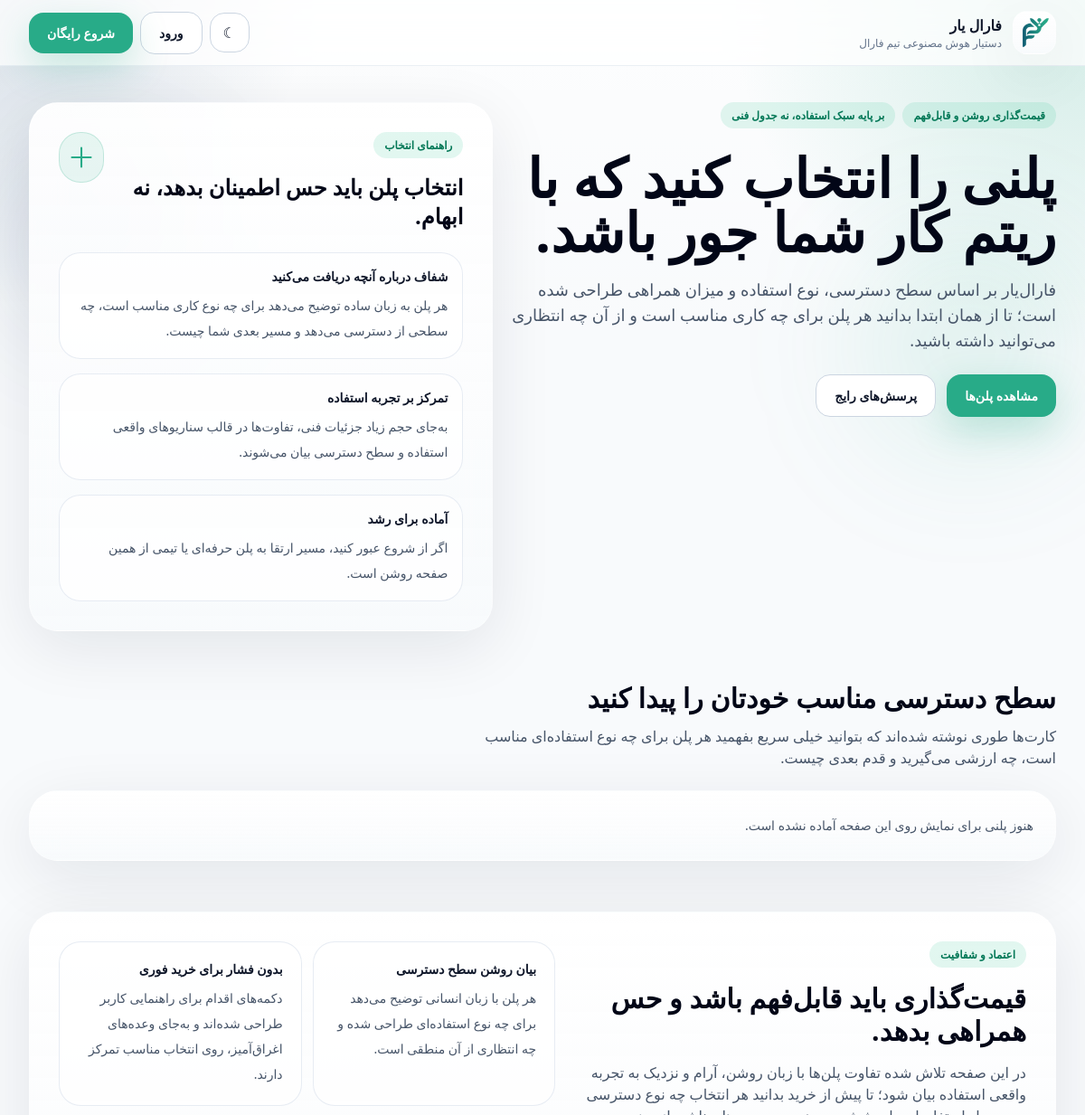
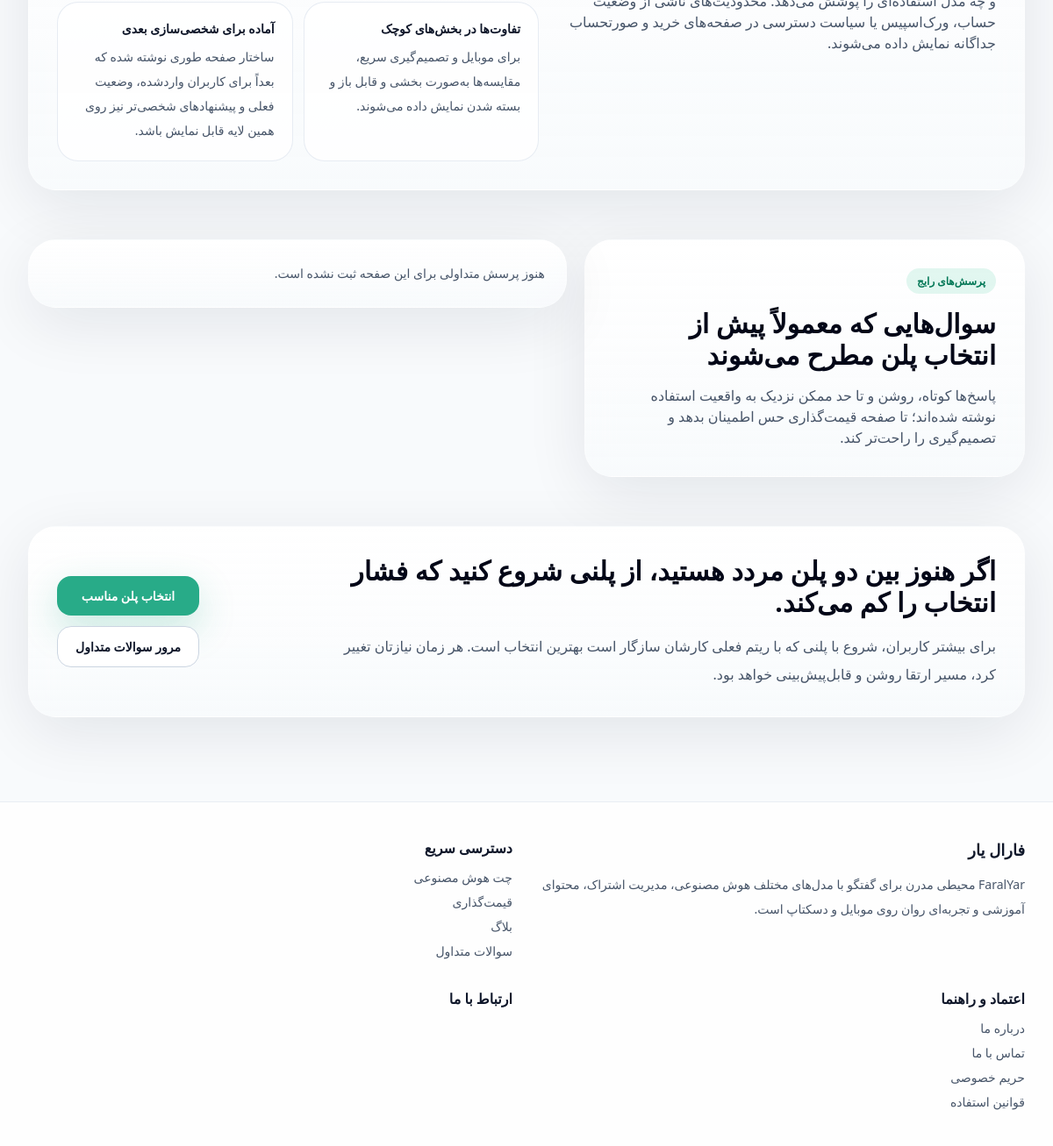
The page /pricing/ on the database its author committed (2 pictures, top to bottom).
### core/models.py (models this page shows, shortened)
class TimeStampedModel(models.Model):
    created_at = models.DateTimeField(auto_now_add=True)
    updated_at = models.DateTimeField(auto_now=True)
    class Meta:
        abstract = True

class SiteSetting(TimeStampedModel):
    site_name_fa = models.CharField(max_length=120, default="فارال یار")
    site_name_en = models.CharField(max_length=120, default="FaralYar")
    tagline = models.CharField(max_length=240, default="دستیار هوش مصنوعی تیم فارال")
    hero_title = models.CharField(max_length=240, default="دستیار هوش مصنوعی فارسی برای تیم‌ها و کاربران حرفه‌ای")
    hero_subtitle = models.TextField(
        default="FaralYar محیطی مدرن برای گفتگو با مدل‌های مختلف هوش مصنوعی، مدیریت اشتراک، محتوای آموزشی و تجربه‌ای روان روی موبایل و دسکتاپ است."
    )
    support_email = models.EmailField(blank=True)
    support_phone = models.CharField(max_length=32, blank=True)
    address = models.CharField(max_length=255, blank=True)
    telegram_url = models.URLField(blank=True)
    instagram_url = models.URLField(blank=True)
    linkedin_url = models.URLField(blank=True)
    x_url = models.URLField(blank=True)
    light_logo = models.CharField(max_length=255, default="branding/faralyar-main.png")
    dark_logo = models.CharField(max_length=255, default="branding/farayarl-white.png")
    mono_dark_logo = models.CharField(max_length=255, default="branding/faralyar-black.png")
    mono_light_logo = models.CharField(max_length=255, default="branding/farayarl-white.png")
    green_logo = models.CharField(max_length=255, default="branding/faralyar-green.png")
    blue_logo = models.CharField(max_length=255, default="branding/faralyar-blue.png")
    primary_color = models.CharField(max_length=7, default="#28ab88")
    secondary_color = models.CharField(max_length=7, default="#013366")
    otp_provider_name = models.CharField(max_length=80, blank=True)
    otp_provider_api_key = models.CharField(max_length=255, blank=True)
    otp_provider_sender = models.CharField(max_length=120, blank=True)
    zarinpal_merchant_id = models.CharField(max_length=255, blank=True)
    zarinpal_sandbox = models.BooleanField(default=True)
    payment_guide_text = models.TextField(blank=True)
    payment_guide_url = models.URLField(blank=True)
    free_guest_message_limit = models.PositiveSmallIntegerField(default=5)
    class Meta:
        verbose_name = "تنظیمات سایت"
        verbose_name_plural = "تنظیمات سایت"
    @classmethod
    def get_solo(cls):
        setting, _ = cls.objects.get_or_create(pk=1)
        return setting

class TextSnippet(TimeStampedModel):
    group = models.CharField(max_length=80, default="general")
    key = models.SlugField(max_length=160, unique=True)
    title = models.CharField(max_length=160)
    text = models.TextField()
    help_text = models.CharField(max_length=255, blank=True)
    is_active = models.BooleanField(default=True)
    class Meta:
        ordering = ["group", "title"]
        verbose_name = "متن سایت"
        verbose_name_plural = "متن‌های سایت"

### core/views.py (the view)
# urls.py: path("pricing/", views.pricing, name="pricing"),
def pricing(request):
    return render(
        request,
        "public/pricing.html",
        {"plans": Plan.objects.filter(is_active=True).prefetch_related("allowed_models")},
    )

### templates/public/pricing.html (shortened to what this page needs)
{% extends 'base.html' %}
{% block content %}
  <section class="section-shell pt-8 sm:pt-10">
    <div class="grid gap-5 lg:grid-cols-[1.08fr_0.92fr] lg:items-start">
      <div class="space-y-6">
        <div class="flex flex-wrap gap-2">
          <span class="badge">{{ pricing_badges.0|default:'قیمت‌گذاری روشن و قابل‌فهم' }}</span>
          <span class="badge">{{ pricing_badges.1|default:'بر پایه سبک استفاده، نه جدول فنی' }}</span>
        </div>
        <div class="max-w-3xl">
          <h1 class="text-4xl font-black leading-[1.2] text-slate-950 dark:text-white sm:text-5xl lg:text-6xl">
            {{ pricing_heading|default:'پلنی را انتخاب کنید که با ریتم کار شما جور باشد.' }}
          </h1>
          <p class="mt-5 max-w-2xl text-base leading-8 text-slate-600 dark:text-slate-300 sm:text-lg">
            {{ pricing_subheading|default:'فارال‌یار بر اساس سطح دسترسی، نوع استفاده و میزان همراهی طراحی شده است؛ تا از همان ابتدا بدانید هر پلن برای چه کاری مناسب است و از آن چه انتظاری می‌توانید داشته باشید.' }}
          </p>
        </div>
        <div class="flex flex-col gap-3 sm:flex-row">
          <a href="{{ primary_cta_url|default:'#pricing-plans' }}" class="btn-primary w-full sm:w-auto">
            {{ primary_cta_label|default:'مشاهده پلن‌ها' }}
          </a>
          <a href="{{ secondary_cta_url|default:'#pricing-faq' }}" class="btn-secondary w-full sm:w-auto">
            {{ secondary_cta_label|default:'پرسش‌های رایج' }}
          </a>
        </div>
      </div>
      <aside class="panel-soft overflow-hidden p-6 sm:p-8">
        <div class="flex items-start justify-between gap-4">
          <div>
            <span class="badge">{{ hero_aside_badge|default:'راهنمای انتخاب' }}</span>
            <h2 class="mt-4 text-2xl font-black text-slate-950 dark:text-white">
              {{ hero_aside_title|default:'انتخاب پلن باید حس اطمینان بدهد، نه ابهام.' }}
            </h2>
          </div>
          <div class="hidden h-14 w-14 rounded-3xl border border-brand-primary/20 bg-brand-primary/10 text-brand-primary sm:flex sm:items-center sm:justify-center">
            <svg viewBox="0 0 24 24" class="h-7 w-7" fill="none" stroke="currentColor" stroke-width="1.8" aria-hidden="true">
              <path stroke-linecap="round" stroke-linejoin="round" d="M12 3v18m9-9H3"></path>
            </svg>
          </div>
        </div>
        <div class="mt-6 space-y-4">
          {% for point in hero_aside_points %}
            <div class="rounded-[1.5rem] border border-slate-200/80 bg-white/75 p-4 dark:border-slate-700 dark:bg-slate-900/50">
              <div class="text-sm font-black text-slate-900 dark:text-white">{{ point.title }}</div>
              <p class="mt-2 text-sm leading-7 text-slate-600 dark:text-slate-300">{{ point.body }}</p>
            </div>
          {% empty %}
            <div class="rounded-[1.5rem] border border-slate-200/80 bg-white/75 p-4 dark:border-slate-700 dark:bg-slate-900/50">
              <div class="text-sm font-black text-slate-900 dark:text-white">شفاف درباره آنچه دریافت می‌کنید</div>
              <p class="mt-2 text-sm leading-7 text-slate-600 dark:text-slate-300">هر پلن به زبان ساده توضیح می‌دهد برای چه نوع کاری مناسب است، چه سطحی از دسترسی می‌دهد و مسیر بعدی شما چیست.</p>
            </div>
            <div class="rounded-[1.5rem] border border-slate-200/80 bg-white/75 p-4 dark:border-slate-700 dark:bg-slate-900/50">
              <div class="text-sm font-black text-slate-900 dark:text-white">تمرکز بر تجربه استفاده</div>
              <p class="mt-2 text-sm leading-7 text-slate-600 dark:text-slate-300">به‌جای حجم زیاد جزئیات فنی، تفاوت‌ها در قالب سناریوهای واقعی استفاده و سطح دسترسی بیان می‌شوند.</p>
            </div>
            <div class="rounded-[1.5rem] border border-slate-200/80 bg-white/75 p-4 dark:border-slate-700 dark:bg-slate-900/50">
              <div class="text-sm font-black text-slate-900 dark:text-white">آماده برای رشد</div>
              <p class="mt-2 text-sm leading-7 text-slate-600 dark:text-slate-300">اگر از شروع عبور کنید، مسیر ارتقا به پلن حرفه‌ای یا تیمی از همین صفحه روشن است.</p>
            </div>
          {% endfor %}
        </div>
      </aside>
    </div>
  </section>
  <section id="pricing-plans" class="section-shell pt-14">
    <div class="mb-6 flex flex-col gap-3 sm:flex-row sm:items-end sm:justify-between">
      <div class="max-w-2xl">
        <h2 class="text-2xl font-black text-slate-950 dark:text-white sm:text-3xl">
          {{ plans_section_title|default:'سطح دسترسی مناسب خودتان را پیدا کنید' }}
        </h2>
        <p class="mt-3 text-sm leading-7 text-slate-600 dark:text-slate-300 sm:text-base">
          {{ plans_section_body|default:'کارت‌ها طوری نوشته شده‌اند که بتوانید خیلی سریع بفهمید هر پلن برای چه نوع استفاده‌ای مناسب است، چه ارزشی می‌گیرید و قدم بعدی چیست.' }}
        </p>
      </div>
    </div>
    <div class="grid gap-4 xl:grid-cols-3">
      {% for plan in plans %}
        {% include 'public/_pricing_plan_card.html' with plan=plan %}
      {% empty %}
        <div class="panel-soft p-6 text-sm leading-7 text-slate-600 dark:text-slate-300 xl:col-span-3">
          هنوز پلنی برای نمایش روی این صفحه آماده نشده است.
        </div>
      {% endfor %}
    </div>
  </section>
  {% include 'public/_pricing_trust_block.html' %}
  {% include 'public/_pricing_faq_block.html' %}
  <section class="section-shell pb-8 pt-14">
    <div class="panel-soft p-6 sm:p-8">
      <div class="grid gap-6 lg:grid-cols-[1fr_auto] lg:items-center">
        <div class="max-w-3xl">
          <h2 class="text-3xl font-black text-slate-950 dark:text-white">
            {{ final_cta_title|default:'اگر هنوز بین دو پلن مردد هستید، از پلنی شروع کنید که فشار انتخاب را کم می‌کند.' }}
          </h2>
          <p class="mt-4 text-base leading-8 text-slate-600 dark:text-slate-300">
            {{ final_cta_body|default:'برای بیشتر کاربران، شروع با پلنی که با ریتم فعلی کارشان سازگار است بهترین انتخاب است. هر زمان نیازتان تغییر کرد، مسیر ارتقا روشن و قابل‌پیش‌بینی خواهد بود.' }}
          </p>
        </div>
        <div class="flex flex-col gap-3 sm:flex-row lg:flex-col">
          <a href="{{ final_cta_primary_url|default:'#pricing-plans' }}" class="btn-primary w-full sm:w-auto">
            {{ final_cta_primary_label|default:'انتخاب پلن مناسب' }}
          </a>
          <a href="{{ final_cta_secondary_url|default:'#pricing-faq' }}" class="btn-secondary w-full sm:w-auto">
            {{ final_cta_secondary_label|default:'مرور سوالات متداول' }}
          </a>
        </div>
      </div>
    </div>
  </section>
{% endblock %}

### templates/partials/header.html (shortened to what this page needs)
{% load static site_text %}
<header class="sticky top-0 z-40 border-b border-slate-200/70 bg-white/75 backdrop-blur-xl dark:border-slate-700 dark:bg-slate-900/70" x-data="{ open: false }">
  <div class="section-shell">
    <div class="flex h-18 items-center justify-between gap-3 py-3">
      <a href="{% url 'core:home' %}" class="flex min-w-0 items-center gap-3">
        <div class="panel-soft flex h-12 w-12 items-center justify-center overflow-hidden rounded-2xl">
          <img src="{% static site_settings.light_logo %}" alt="{{ site_settings.site_name_fa }}" class="h-10 w-auto dark:hidden">
        </div>
        <div class="min-w-0">
          <div class="truncate text-sm font-black sm:text-base">{{ site_settings.site_name_fa }}</div>
          <div class="hidden truncate text-xs text-slate-500 dark:text-slate-400 sm:block">{{ site_settings.tagline }}</div>
        </div>
      </a>
      <div class="hidden items-center gap-2 md:flex">
        <form action="{% url 'core:set_theme' %}" method="post">
          <button class="icon-btn" type="submit" aria-label="تغییر حالت نمایش">
            {% if theme_choice == 'dark' %}☀{% else %}☾{% endif %}
          </button>
        </form>
        {% if request.user.is_authenticated %}
          <a href="{% url 'ai_platform:chat' %}" class="btn-primary">{% site_text 'nav.dashboard' 'داشبورد' title='داشبورد در هدر' group='navigation' %}</a>
        {% else %}
          <a href="{% url 'accounts:login' %}" class="btn-secondary">{% site_text 'nav.login' 'ورود' title='ورود در هدر' group='navigation' %}</a>
          <a href="{% url 'accounts:signup' %}" class="btn-primary">{% site_text 'nav.start_free' 'شروع رایگان' title='شروع رایگان در هدر' group='navigation' %}</a>
        {% endif %}
      </div>
    </div>
  </div>
</header>

### templates/partials/footer.html (shortened to what this page needs)
{% load site_text %}
<footer class="border-t border-slate-200/70 bg-white/85 py-10 dark:border-slate-700 dark:bg-slate-900/55">
  <div class="section-shell grid gap-8 md:grid-cols-2 xl:grid-cols-4">
    <div>
      <h3 class="text-lg font-black">{{ site_settings.site_name_fa }}</h3>
      <p class="mt-3 text-sm leading-7 text-slate-600 dark:text-slate-400">{{ site_settings.hero_subtitle }}</p>
    </div>
    <div>
      <h4 class="font-bold">{% site_text 'footer.quick_links' 'دسترسی سریع' title='عنوان دسترسی سریع فوتر' group='footer' %}</h4>
      <div class="mt-3 flex flex-col gap-2 text-sm text-slate-600 dark:text-slate-400">
        <a href="{% url 'ai_platform:chat' %}">{% site_text 'footer.chat' 'چت هوش مصنوعی' title='لینک چت فوتر' group='footer' %}</a>
        <a href="{% url 'core:pricing' %}">{% site_text 'footer.pricing' 'قیمت‌گذاری' title='لینک قیمت‌گذاری فوتر' group='footer' %}</a>
        <a href="{% url 'blog:list' %}">{% site_text 'footer.blog' 'بلاگ' title='لینک بلاگ فوتر' group='footer' %}</a>
        <a href="{% url 'core:faq' %}">{% site_text 'footer.faq' 'سوالات متداول' title='لینک سوالات فوتر' group='footer' %}</a>
      </div>
    </div>
    <div>
      <h4 class="font-bold">اعتماد و راهنما</h4>
      <div class="mt-3 flex flex-col gap-2 text-sm text-slate-600 dark:text-slate-400">
        <a href="{% url 'core:about' %}">درباره ما</a>
        <a href="{% url 'core:contact' %}">تماس با ما</a>
        <a href="{% url 'core:privacy' %}">حریم خصوصی</a>
        <a href="{% url 'core:terms' %}">قوانین استفاده</a>
      </div>
    </div>
    <div>
      <h4 class="font-bold">{% site_text 'footer.contact' 'ارتباط با ما' title='عنوان ارتباط با ما فوتر' group='footer' %}</h4>
    </div>
  </div>
</footer>

### rows shown on the page
SiteSetting: light_logo (picture), site_name_fa "فارال یار", tagline "دستیار هوش مصنوعی تیم فارال", hero_subtitle "FaralYar محیطی مدرن برای گفتگو با مدل‌های مختلف هوش مصنوعی، مدیریت اشتراک، محتوای آموزشی و تجربه‌ای روان روی موبایل و دسکتاپ است."
TextSnippet: text+is_active "ورود"
TextSnippet: text+is_active "شروع رایگان"
TextSnippet: text+is_active "دسترسی سریع"
TextSnippet: text+is_active "چت هوش مصنوعی"
TextSnippet: text+is_active "قیمت‌گذاری"
TextSnippet: text+is_active "بلاگ"
TextSnippet: text+is_active "سوالات متداول"
TextSnippet: text+is_active "ارتباط با ما"

### other values the page prints
{{ pricing_badges.0|default:'قیمت‌گذاری روشن و قابل‌فهم' }} "قیمت‌گذاری روشن و قابل‌فهم"
{{ pricing_badges.1|default:'بر پایه سبک استفاده، نه جدول فنی' }} "بر پایه سبک استفاده، نه جدول فنی"
{{ primary_cta_label|default:'مشاهده پلن‌ها' }} "مشاهده پلن‌ها"
{{ secondary_cta_label|default:'پرسش‌های رایج' }} "پرسش‌های رایج"
{{ hero_aside_badge|default:'راهنمای انتخاب' }} "راهنمای انتخاب"
{{ hero_aside_title|default:'انتخاب پلن باید حس اطمینان بدهد، نه ابهام.' }} "انتخاب پلن باید حس اطمینان بدهد، نه ابهام."
{{ plans_section_title|default:'سطح دسترسی مناسب خودتان را پیدا کنید' }} "سطح دسترسی مناسب خودتان را پیدا کنید"
{{ trust_badge|default:'اعتماد و شفافیت' }} "اعتماد و شفافیت"
{{ trust_title|default:'قیمت‌گذاری باید قابل‌فهم باشد و حس همراهی بدهد.' }} "قیمت‌گذاری باید قابل‌فهم باشد و حس همراهی بدهد."
{{ faq_intro_badge|default:'پرسش‌های رایج' }} "پرسش‌های رایج"
{{ final_cta_primary_label|default:'انتخاب پلن مناسب' }} "انتخاب پلن مناسب"
{{ final_cta_secondary_label|default:'مرور سوالات متداول' }} "مرور سوالات متداول"
